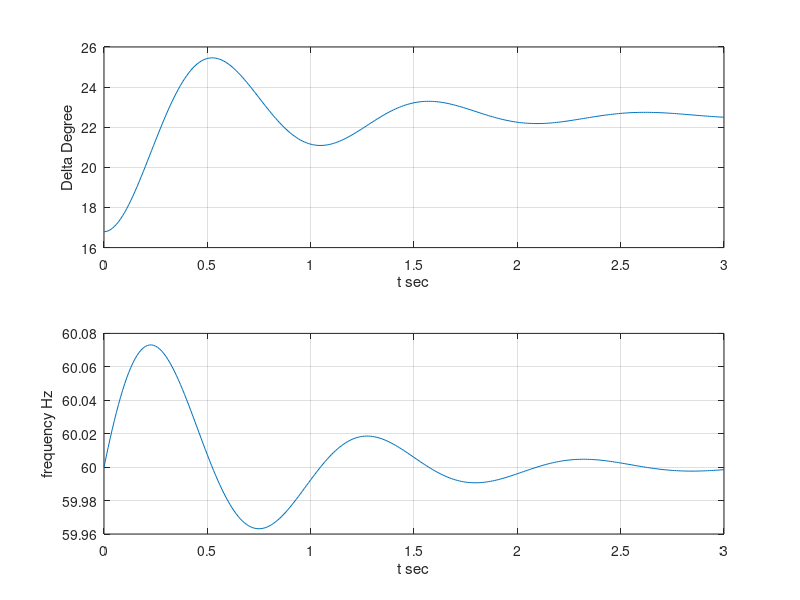

The MATLAB script that drew this image:
clc;
clear all;

E =1.35;
V = 1;
H = 9.94;
X = 0.65;
Pm =0.6;
dp =0.2;
fO =60;
D =0.138;

Pmax = E*V/X, dO = asin(Pm/Pmax) % Max. power
Ps = Pmax*cos(dO) % Synchronizing power coefficient
wn = sqrt(pi*60/H*Ps) % Undamped frequency of oscillation
z = D/2*sqrt(pi*60/(H*Ps)) % Damping ratio
wd=wn*sqrt(1-z^2), fd=wd/(2*pi) %Damped frequency oscillation
tau =1/(z*wn) % Time constant
th = acos(z)*180/pi % Phase angle theta

t=0:0.01:3;
Dd=((180*fO*dp)/(H*wn^2))*(1-(exp(-z*wn*t)/sqrt(1-z^2)).*sin(wd*t+th*pi/180));
d = (dO*180/pi+Dd);

Dw = (pi*fO*dp)/((H*wn)*sqrt(1-z^2))*exp(-z*wn*t).*sin(wd*t);
f = fO + Dw/(2*pi);

subplot(2,1,1)
plot(t,d)
grid
xlabel('t sec')
ylabel('Delta Degree')

subplot(2,1,2)
plot(t,f)
grid
xlabel('t sec')
ylabel('frequency Hz')
